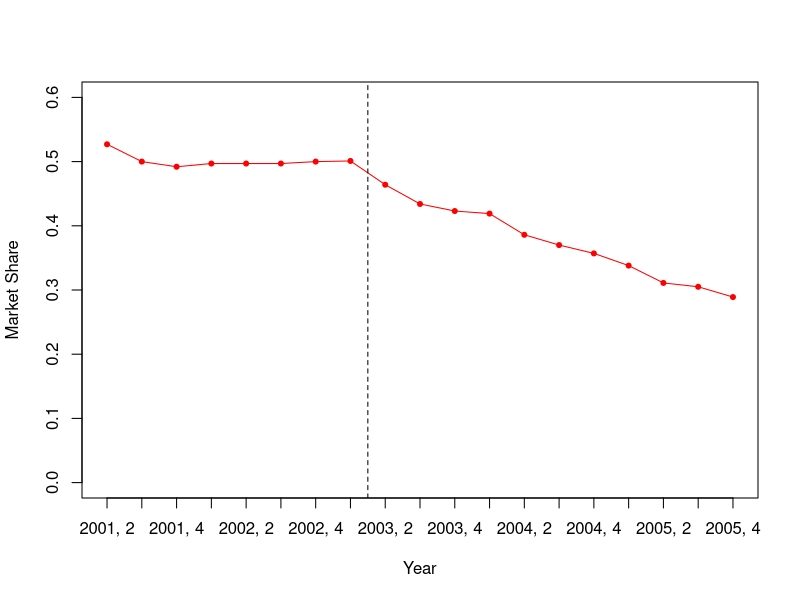
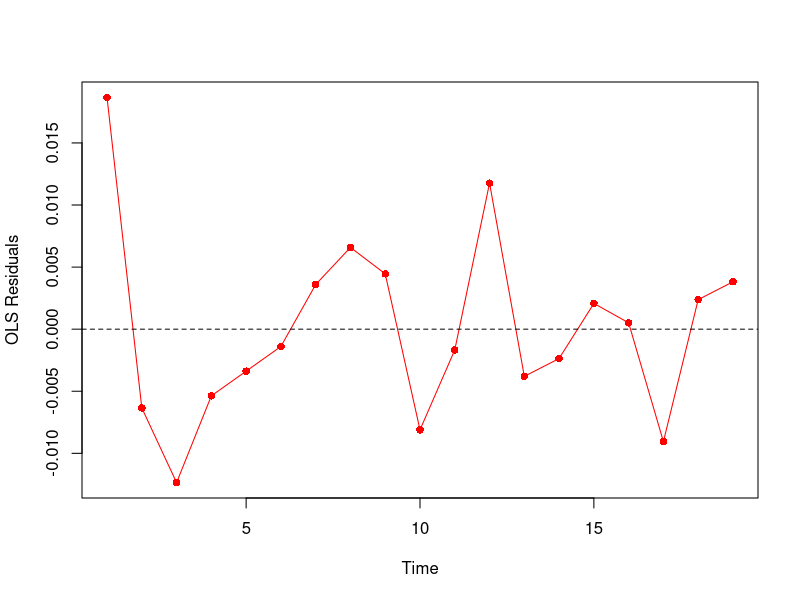
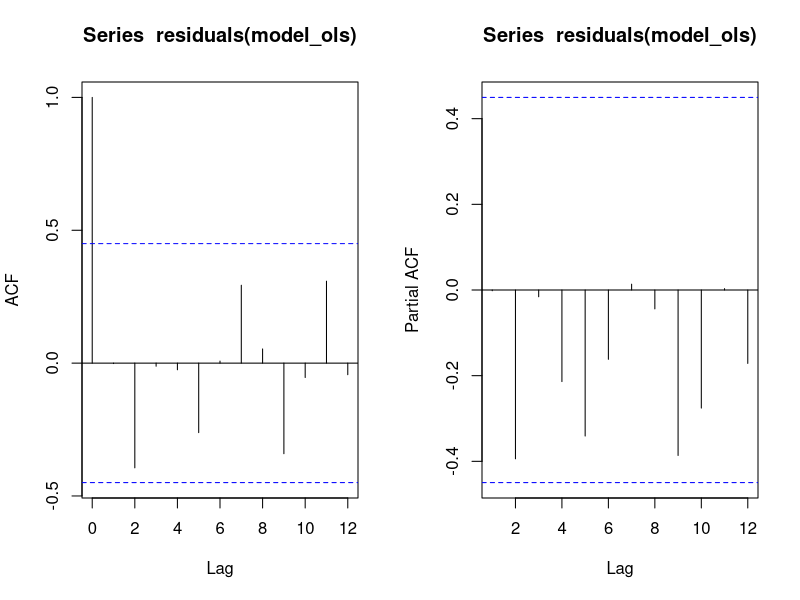
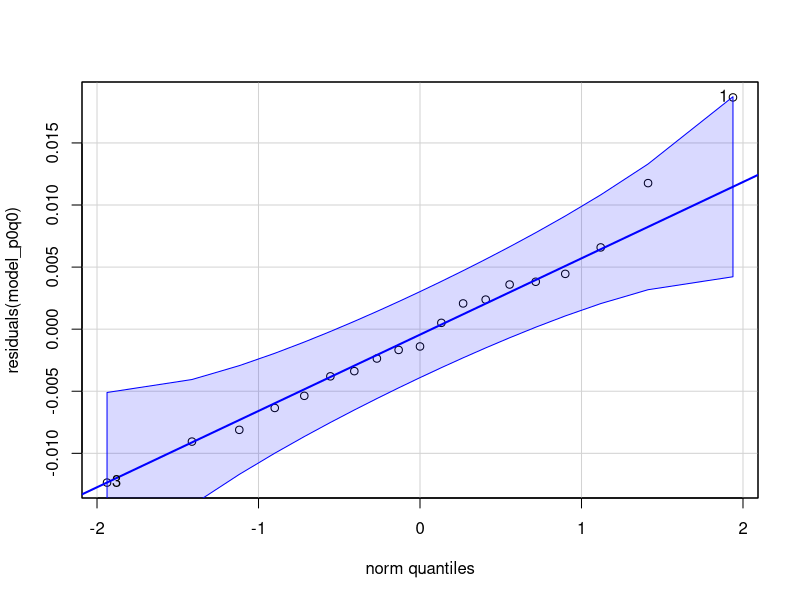
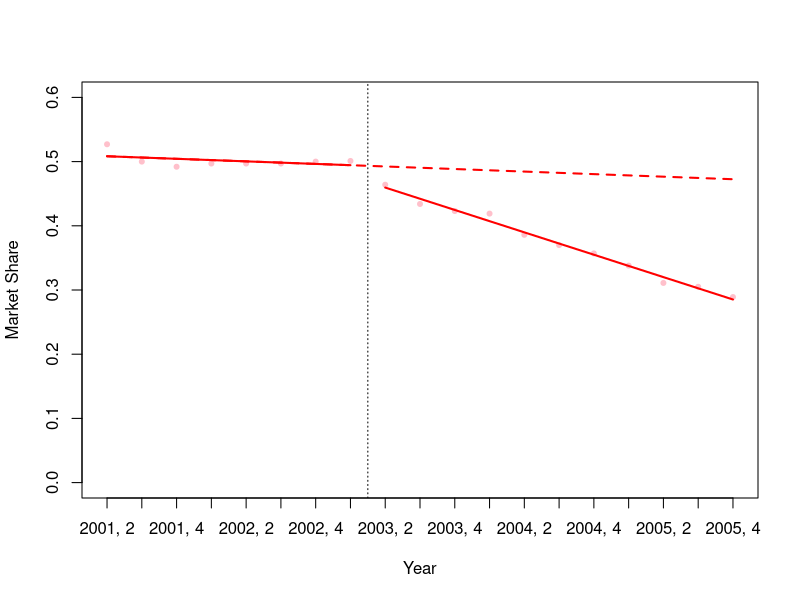

These charts were generated, in order, by the following R code:
setwd("//prod.protected.ind/user/User03/nf8331/desktop/Interrupted Time Series Analysis/Week 2")

library(nlme)
library(car)

data <- read.csv("antipsychotic_study.csv", header = T)
View(data)

########################
# Initial Plot
########################

plot(data$time, data$marketshare,
       ylab = "Market Share",
       ylim = c(0,0.6),
       xlab = "Year",
       type = "l",
       col = "red",
       xaxt = "n")

axis(1, at = 1:19, labels = data$yearqtr)

points(data$time, data$marketshare,
       col = "red",
       pch = 20)

abline(v = 8.5, lty = 2)

########################
# Modeling
########################

model_ols <- lm(marketshare ~ time + level + trend, data = data)
summary(model_ols)

#estimate of existing level
model_ols$coef[1]
#estimate of pre-existing trend per quarter
model_ols$coef[2]
#estimated level change following the prior authorisation policy
model_ols$coef[3]
#estimated change in the trend per quarter following the policy change
model_ols$coef[4]
#based on the standard model results, the policy in West Virginia lead to a level and trend decrease
#in market share

dwt(model_ols, max.lag = 8, alternative = "two.sided")
#the DW test statistic is significantly different from 2 on none of the specified lag values

plot(data$time,
     residuals(model_ols),
     type = 'o',
     pch = 16,
     xlab = 'Time',
     ylab = 'OLS Residuals',
     col = "red")
abline(h = 0, lty = 2)

par(mfrow = c(1,2))

acf(residuals(model_ols))
acf(residuals(model_ols), type = 'partial')
# Note no significant spikes in ACF or PACF. Model (p,q) = (0,0)

########################
# Run the final model
########################

#fit the GLS regression model
model_p0q0 <- gls(marketshare ~ time + level + trend,
  data = data,
  correlation = NULL,
  method = "ML")
summary(model_p0q0)

########################
# Diagnostic tests
########################

#likelihood-ratio tests to check AR/MA process
model_p1 <- update(model_p0q0, correlation = corARMA(p = 1,form = ~time))
anova(model_p0q0, model_p1)

model_q1 <- update(model_p0q0, correlation = corARMA(q = 1,form = ~time))
anova(model_p0q0,model_q1)

#residual plot
#null hypothesis: the residuals of a correctly specified model are independently distributed
#--the residuals are white noise
par(mfrow = c(1,1))
qqPlot(residuals(model_p0q0))

########################
# Plot results
#########################

#first plot the raw data points
plot(data$time, data$marketshare,
     ylim = c(0,0.6),
     ylab = "Market Share",
     xlab = "Year",
     pch = 20,
     col = "pink",
     xaxt = "n")

#add x axis with dates
axis(1, at = 1:19, labels = data$year)

#add line indicating policy change
abline(v = 8.5,lty = "dotted")

#plot the first line segment
lines(data$time[1:8], fitted(model_p0q0)[1:8], col = "red",lwd = 2)
#plot the second line segment
lines(data$time[9:19], fitted(model_p0q0)[9:19], col="red",lwd = 2)

#and the counterfactual
segments(1,
         model_p0q0$coef[1] + model_p0q0$coef[2],
         19,
         model_p0q0$coef[1]+model_p0q0$coef[2]*19,
         lty = 2,
         lwd = 2,
         col = 'red')

#estimate of predicted outcome at time point 15
pred0 <- model_p0q0$coef[1] + model_p0q0$coef[2]*15 + model_p0q0$coef[3] + model_p0q0$coef[4]*7
#estimate of counterfactual at same time point
cfac0 <- model_p0q0$coef[1] + model_p0q0$coef[2]*15
#absolute predicted change at that time point
pred0 - cfac0

##############################################
# Predict absolute and relative changes
##############################################

#predicted value at six quarters after the policy change
pred <- fitted(model_p0q0)[8 + 6]
#estimate the counterfactual at the same time point
cfac <- model_p0q0$coef[1] + model_p0q0$coef[2]*(8 + 6)
#absolute change at 6 quarters
pred - cfac
#relative change at 6 quarters
(pred - cfac) / cfac * 100

#predicted value at eight quarters after the policy change
pred <- fitted(model_p0q0)[8 + 8]
#estimate the counterfactual at the same time point
cfac <- model_p0q0$coef[1] + model_p0q0$coef[2]*(8 + 8)
#absolute change at 8 quarters
pred - cfac
#relative change at 8 quarters
(pred - cfac) / cfac * 100
